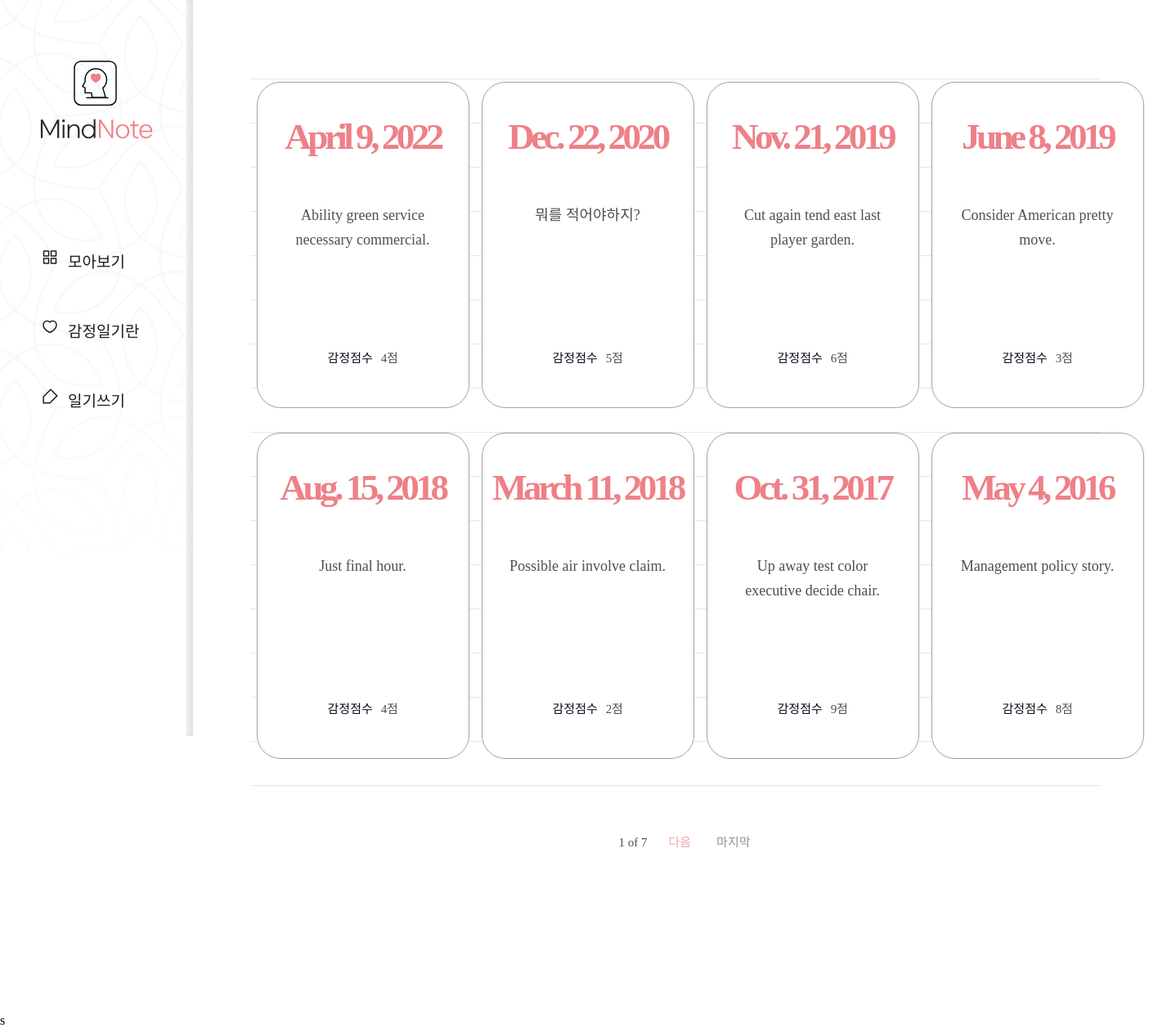
Screenshot of /diary/ with the database file from the repository.
### diary/models.py (models this page shows, shortened)
class Page(models.Model):
    title = models.CharField(max_length=100, validators=[validate_no_hash])
    content = models.TextField(validators=[validate_no_hash])
    feeling = models.CharField(max_length=80, validators=[validate_no_number])
    score = models.IntegerField(validators=[validate_no_above10])
    dt_created = models.DateField()

### diary/views.py (the view)
# urls.py: path('diary/', views.PageListView.as_view(), name='page-list'),
class PageListView(ListView):
    model = Page
    template_name = 'diary/page_list.html'
    ordering = ['-dt_created']
    paginate_by = 8
    page_kwarg = 'page'

### diary/templates/diary/page_list.html (shortened to what this page needs)
{% extends './base.html' %}
{% load static %}
{% block content %}
{% if page_obj.object_list %}
    <div class="wrap-note">
        <div class="note">
            <div class="note-list">
                <ul>
                    {% for page in page_obj.object_list %}
                    <li>
                        <a href="{% url 'page-detail' page.id %}">
                            <div class="date">
                                <span>{{page.dt_created}}</span>
                            </div>
                            <h2>{{page.title}}</h2>
                            <div class="score">
                                <p>감정점수</p>
                                <span>{{page.score}}점</span>
                            </div>
                        </a>
                    </li>
                    {% endfor %}
                </ul>
            </div>
            <div class="paging">
                <span class="page">
                    <p>{{page_obj.number}} of {{page_obj.paginator.num_pages}}</p>
                </span>
                {% if page_obj.has_next %}
                    <a href="?page={{page_obj.next_page_number}}" class="next">다음</a>
                    <a href="?page={{page_obj.paginator.num_pages}}" class="last">마지막</a>
                {% endif %}
        </div>
        </div>
    </div>
{% endif %}
{% endblock content %}

### diary/templates/diary/base.html (shortened to what this page needs)
{% load static %}
<!DOCTYPE html>
<html lang="en">
    <head>
        <link rel="stylesheet" href="{% static 'diary/css/styles.css' %}">
        <link rel="stylesheet" type="text/css" href="https://cdn.rawgit.com/moonspam/NanumSquare/master/nanumsquare.css">
        <link rel="stylesheet" href="https://cdn.jsdelivr.net/gh/projectnoonnu/noonfonts_two@1.0/NanumBarunpen.woff">
    </head>
    <body>
        <div class="menu">
            <h1><a href={% url 'page-list' %}><img src="{% static 'diary/image/logo02.svg' %}"></a></h1>
            <ul>
                <li><a href={% url 'page-list' %}>모아보기</a></li>
                <li><a href={% url 'info' %}>감정일기란</a></li>
                <li><a href={% url 'page-create' %}>일기쓰기</a></li>
            </ul>
        </div>
        {% block content %}
        {% endblock content %}s
    </body>
</html>

### diary/static/diary/css/styles.css (style rules this page uses)
h1,h2,h3,p,a,ul,li { margin: 0; padding: 0; font-family: 'NanumSquare'; list-style: none; text-decoration: none; outline: none; }
html { position: relative; min-height: 100%; margin: 0; }
body { margin: 0; padding: 0; -webkit-font-smoothing: antialiased; -moz-osx-font-smoothing: auto; }
img { max-width: 100%; margin: 0; padding: 0; border: 0; }
.menu { position: fixed; width: 236px; height: 100vh; min-height: 900px; background: url(../image/menu-bg.png) no-repeat left top/contain; z-index: 99; }
.menu:before { content: ""; display: block; position: absolute; width: 8px; height: 100%; top: 0; right: 0; background-color: #f6f6f6; box-shadow: inset -3px 0 8px 0 rgba(0, 0, 0, 0.11); }
.menu:after { content: ""; display: block; position: absolute; width: 43px; height: 353px; top: 48%; right: -21px; transform: translateY(-50%); background: url(../image/notespring.svg) no-repeat; }
.menu h1 { position: absolute; margin-left: 49px; top: 74px; }
.menu ul { position: absolute; top: 48%; transform: translateY(-50%); }
.menu ul li { margin-bottom: 58px; padding-left: 83px; }
.menu ul li a { display: block; position: relative; font-family: NanumSquareR; color: #1e1c1c; font-size: 19px; }
.menu ul li a:after { content: ""; display: block; position: absolute; width: 21px; height: 20px; top: 0; left: -32px; background: url(../image/ic-feed-white.svg) no-repeat; }
.menu ul li:first-child a:after { background: url(../image/ic-feed-black.svg) no-repeat; }
.menu ul li:nth-child(2) a:after { background: url(../image/ic-heart-black.svg) no-repeat; }
.menu ul li:last-child a:after { background: url(../image/ic-pen-black.svg) no-repeat; }
.wrap-note .note { padding-left: 236px; padding-top: 50px; padding-bottom: 200px; }
.note-list { margin: 0 70px; padding-top: 50px; background: url(../image/note-bg.svg) repeat-x center/1535px 974px; }
.note-list ul { overflow: hidden; width: 1100px; margin: 0 auto; padding-bottom: 50px; }
.note-list ul li { float: left; width: 25%; padding-bottom: 30px; }
.note-list ul li a { display: block; width: 258px; height: 397px; margin: 0 auto; background: #fff; border: solid 1px #a3a0a0; border-radius: 29px; }
.note-list ul li a .date { margin-top: 40px; margin-bottom: 55px; text-align: center; }
.note-list ul li a .date span { display: block; font-family: 'NanumSquare'; color: #ee8088; font-weight: 700; font-size: 45px; letter-spacing: -4.47px; }
.note-list ul li a h2 { width: 196px; height: 150px; margin: 0 auto; font-family: 'NanumBarunpen'; color: #4e4f53; font-weight: normal; font-size: 18px; line-height: 1.67; text-align: center; }
.note-list ul li a .score { margin-top: 28px; text-align: center; }
.note-list ul li a .score p { display: inline-block; font-family: 'NanumSquare'; color: #060b18; font-size: 15px; }
.note-list ul li a .score span { padding-left: 6px; font-family: 'NanumBarunpen'; color: #4e4f53; font-size: 15px; letter-spacing: -0.29px; }
.paging { margin-top: 10px; text-align: center; }
.paging a { display: inline-block; font-family: 'NanumSquare'; font-size: 15px; }
.paging .first,.paging .last { color: #929191; }
.paging .last { margin-left: 27px; }
.paging .prev,.paging .next { color: #f2a6ac; }
.paging span { display: inline-block; }
.paging span p { margin: 0 22px; font-family: 'NanumSquare'; color: #4e4f53; font-size: 15px; }

### rows the page displays
Page: dt_created "April 9, 2022", title "Ability green service necessary commercial.", score "4"
Page: dt_created "Dec. 22, 2020", title "뭐를 적어야하지?", score "5"
Page: dt_created "Nov. 21, 2019", title "Cut again tend east last player garden.", score "6"
Page: dt_created "June 8, 2019", title "Consider American pretty move.", score "3"
Page: dt_created "Aug. 15, 2018", title "Just final hour.", score "4"
Page: dt_created "March 11, 2018", title "Possible air involve claim.", score "2"
Page: dt_created "Oct. 31, 2017", title "Up away test color executive decide chair.", score "9"
Page: dt_created "May 4, 2016", title "Management policy story.", score "8"

### other values shown
{{ page_obj.number }} "1"
{{ page_obj.paginator.num_pages }} "7"
